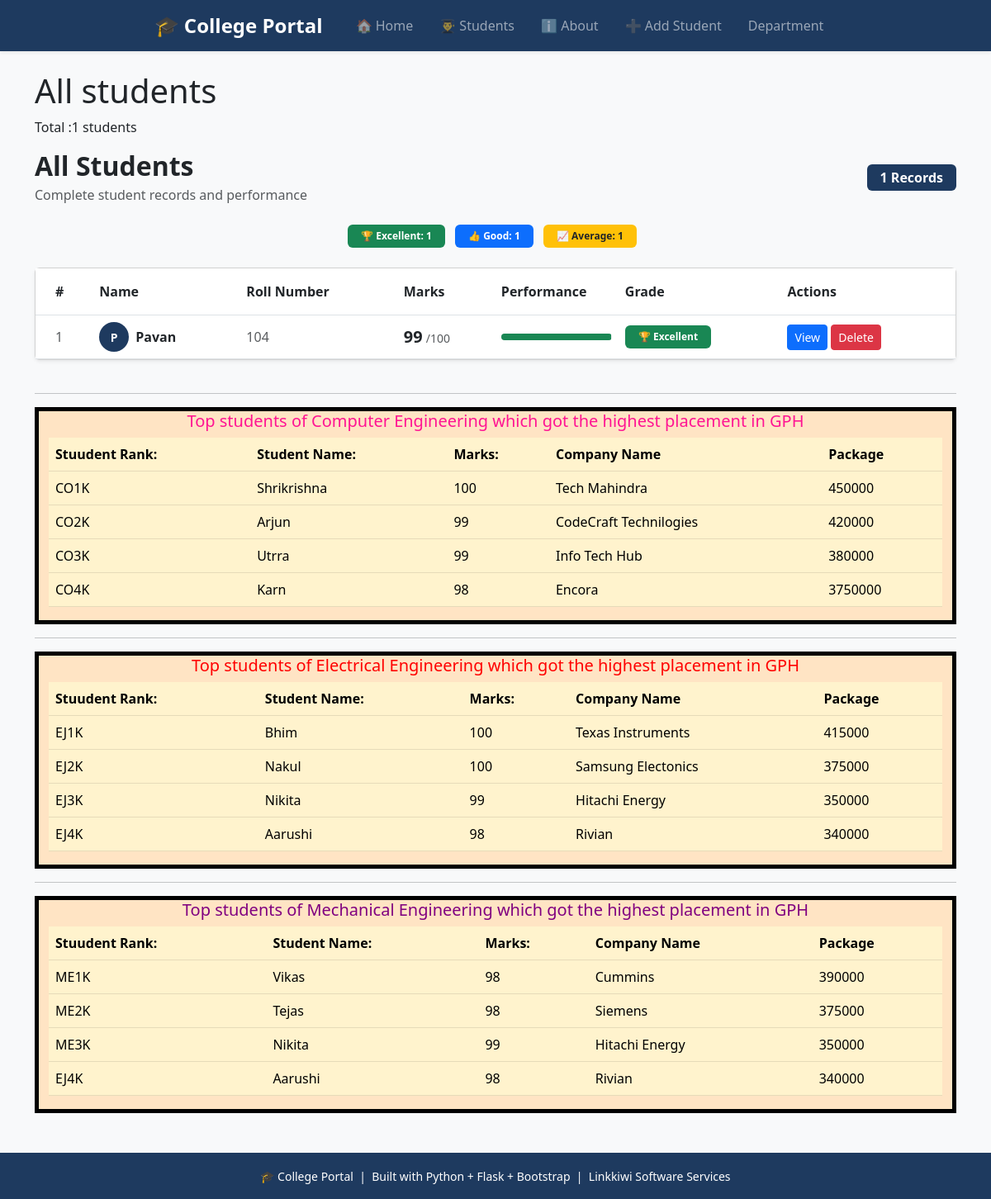
Before: /students with the older database file.
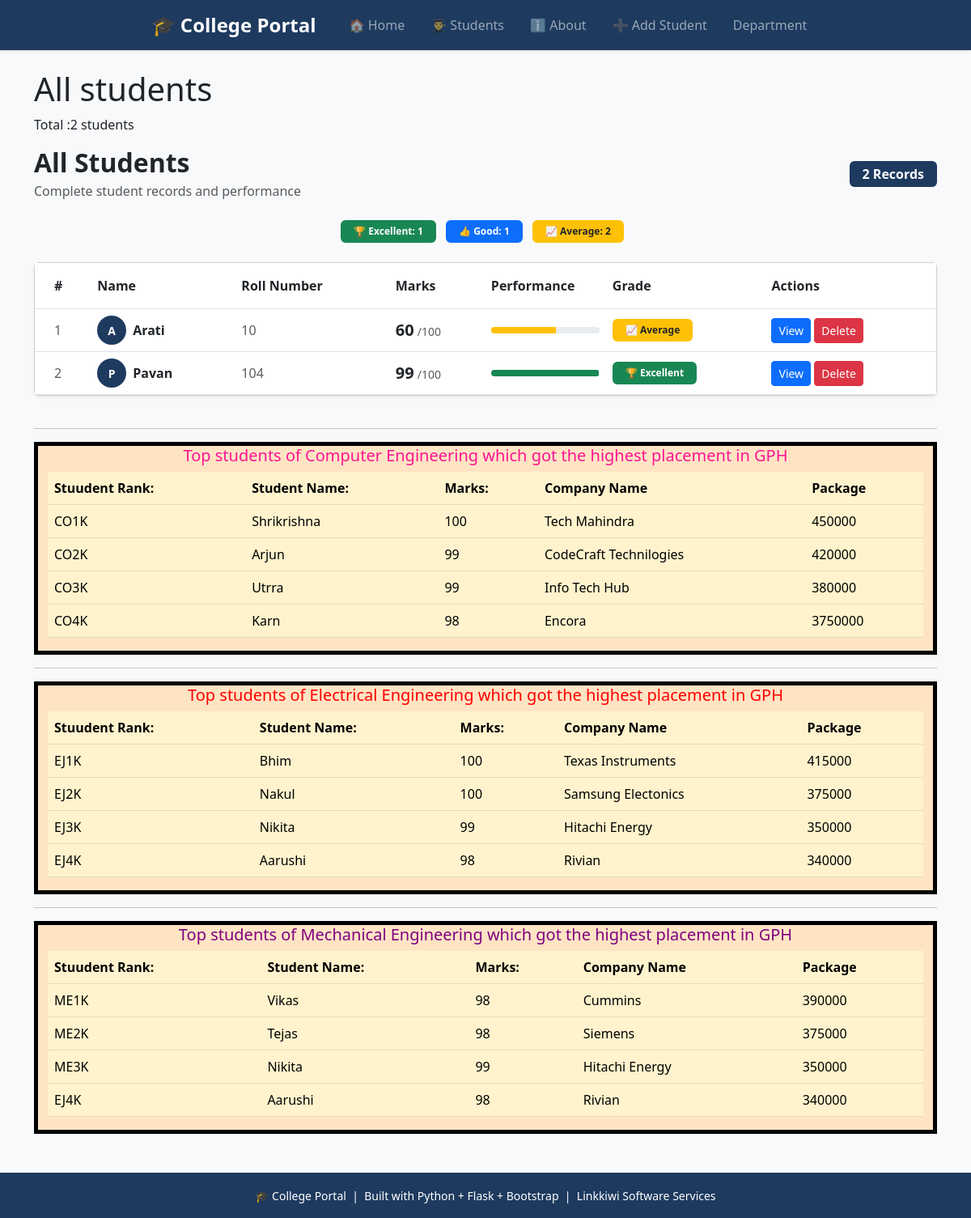
After: the same page with the newer database file.
### tables this page shows
CREATE TABLE students
                    (id INTEGER PRIMARY KEY AUTOINCREMENT,
                     name TEXT NOT NULL,
                     roll INTEGER NOT NULL,
                     marks INTEGER NOT NULL,
                     subject TEXT NOT NULL,
                     attendance INTEGER DEFAULT 0);

### app.py (the view)
@app.route("/students")
def students_page():
    conn = get_db()
    students = conn.execute('SELECT * FROM students ORDER BY id DESC').fetchall()
    conn.close()
    return render_template("students.html", students=students)

### database.py (called while the page is built)
def get_db():
    conn=sqlite3.connect('myproject.db')
    conn.row_factory=sqlite3.Row
    return conn

### templates/students.html (shortened to what this page needs)
{% extends 'base.html' %}
{% block content %}
<h1>All students</h1>
<p> Total :{{students|length}} students</p>
<div class="d-flex justify-content-between align-items-center mb-4">
    <div>
        <h2 class="fw-bold mb-1">All Students</h2>
        <p class="text-muted mb-0">
            Complete student records and performance
        </p>
    </div>
    <span class="badge fs-6 px-3 py-2"
          style="background-color: #1e3a5f;">
        {{ students|length }} Records
    </span>
</div>
<div class="row mb-4">
    {% set excellent = students|selectattr('marks','ge',90)|list %}
    {% set good      = students|selectattr('marks','ge',75)|list %}
    {% set average   = students|selectattr('marks','ge',60)|list %}
    <div class="col text-center">
        <span class="badge bg-success px-3 py-2 me-2">
            🏆 Excellent: {{ excellent|length }}
        </span>
        <span class="badge bg-primary px-3 py-2 me-2">
            👍 Good: {{ good|length }}
        </span>
        <span class="badge bg-warning text-dark px-3 py-2 me-2">
            📈 Average: {{ average|length }}
        </span>
    </div>
</div>
<div class="card shadow-sm">
    <div class="card-body p-0">
        <div class="table-responsive">
            <table class="table table-hover mb-0">
                <thead style="background-color: #1e3a5f; color:white;">
                    <tr>
                        <th class="py-3 ps-4">#</th>
                        <th class="py-3">Name</th>
                        <th class="py-3">Roll Number</th>
                        <th class="py-3">Marks</th>
                        <th class="py-3">Performance</th>
                        <th class="py-3">Grade</th>
                        <th class="py-3">Actions</th>
                    </tr>
                </thead>
                <tbody>
                    {% for student in students %}
                    <tr class="align-middle">
                        <td class="ps-4 text-muted">
                            {{ loop.index }}
                        </td>
                        <td>
                            <div class="d-flex align-items-center">
                                <div class="rounded-circle d-flex align-items-center
                                            justify-content-center me-2 text-white fw-bold"
                                     style="width:36px; height:36px; font-size:14px;
                                            background-color: #1e3a5f;">
                                    {{ student.name[0] }}
                                </div>
                                <span class="fw-bold">{{ student.name }}</span>
                            </div>
                        </td>
                        <td class="text-muted">{{ student.roll }}</td>
                        <td>
                            <span class="fw-bold fs-5">{{ student.marks }}</span>
                            <span class="text-muted small">/100</span>
                        </td>
                        <td style="width:150px;">
                            <div class="progress" style="height:8px;">
                                <div class="progress-bar
                                    {% if student.marks >= 90 %}bg-success
                                    {% elif student.marks >= 75 %}bg-primary
                                    {% elif student.marks >= 60 %}bg-warning
                                    {% else %}bg-danger{% endif %}"
                                    style="width: {{ student.marks|default(0) }}%;">
                                </div>
                            </div>
                        </td>
                        <td>
                            {% if student.marks >= 90 %}
                                <span class="badge bg-success px-3 py-2">
                                    🏆 Excellent
                                </span>
                            {% elif student.marks >= 75 %}
                                <span class="badge bg-primary px-3 py-2">
                                    👍 Good
                                </span>
                            {% elif student.marks >= 60 %}
                                <span class="badge bg-warning text-dark px-3 py-2">
                                    📈 Average
                                </span>
                            {% else %}
                                <span class="badge bg-danger px-3 py-2">
                                    ⚠️ Needs Help
                                </span>
                            {% endif %}
                        </td>
                        <td>
                            <a href="{{ url_for('student_detail', id=student.id) }}" class="btn btn-sm btn-primary">View</a>
                            <a href="{{ url_for('delete_student', id=student.id) }}" class="btn btn-sm btn-danger">Delete</a>
                        </td>
                    </tr>
                    {% endfor %}
                </tbody>
            </table>
        </div>
    </div>
</div>
<br/>
<hr/>
<div class="container " style="border:5px solid black; background-color:bisque">
    <div class="header">
        <center>
      <h5 style="color:deeppink">Top students of Computer Engineering which got the highest placement in GPH</h5>
        </center>
    </div>
    <table class="table table-warning">
           <thead>
              <tr>
                  <th>Stuudent Rank:</th>
                  <th>Student Name:</th>
                  <th>Marks:</th>
                  <th>Company Name</th>
                  <th>Package</th>
              </tr>
           </thead>
           <tr>
              <td>CO1K</td>
              <td>Shrikrishna</td>
              <td>100</td>
              <td>Tech Mahindra</td>
              <td>450000</td>
           </tr>
           <tr>
              <td>CO2K</td>
              <td>Arjun</td>
              <td>99</td>
              <td>CodeCraft Technilogies</td>
              <td>420000</td>
           </tr>
           <tr>
              <td>CO3K</td>
              <td>Utrra</td>
              <td>99</td>
              <td>Info Tech Hub</td>
              <td>380000</td>
           </tr>
           <tr>
              <td>CO4K</td>
              <td>Karn</td>
              <td>98</td>
              <td>Encora</td>
              <td>3750000</td>
           </tr>
       </table>
    </div>
       <hr/>
      <div class="container " style="border:5px solid black; background-color:bisque">
    <div class="header">
        <center>
      <h5 style="color:red">Top students of Electrical Engineering which got the highest placement in GPH</h5>
        </center>
    </div>
    <table class="table table-warning">
           <thead>
              <tr>
                  <th>Stuudent Rank:</th>
                  <th>Student Name:</th>
                  <th>Marks:</th>
                  <th>Company Name</th>
                  <th>Package</th>
              </tr>
           </thead>
           <tr>
              <td>EJ1K</td>
              <td>Bhim</td>
              <td>100</td>
              <td>Texas Instruments</td>
              <td>415000</td>
           </tr>
           <tr>
              <td>EJ2K</td>
              <td>Nakul</td>
              <td>100</td>
              <td>Samsung Electonics</td>
              <td>375000</td>
           </tr>
           <tr>
              <td>EJ3K</td>
              <td>Nikita</td>
              <td>99</td>
              <td>Hitachi Energy</td>
              <td>350000</td>
           </tr>
           <tr>
              <td>EJ4K</td>
              <td>Aarushi</td>
              <td>98</td>
              <td>Rivian</td>
              <td>340000</td>
           </tr>
       </table>
    </div>
       <hr/>
        <div class="container " style="border:5px solid black; background-color:bisque">
    <div class="header">
        <center>
      <h5 style="color:purple">Top students of Mechanical Engineering which got the highest placement in GPH</h5>
        </center>
    </div>
    <table class="table table-warning">
           <thead>
              <tr>
                  <th>Stuudent Rank:</th>
                  <th>Student Name:</th>
                  <th>Marks:</th>
                  <th>Company Name</th>
                  <th>Package</th>
              </tr>
           </thead>
           <tr>
              <td>ME1K</td>
              <td>Vikas</td>
              <td>98</td>
              <td>Cummins</td>
              <td>390000</td>
           </tr>
           <tr>
              <td>ME2K</td>
              <td>Tejas</td>
              <td>98</td>
              <td>Siemens</td>
              <td>375000</td>
           </tr>
           <tr>
              <td>ME3K</td>
              <td>Nikita</td>
              <td>99</td>
              <td>Hitachi Energy</td>
              <td>350000</td>
           </tr>
           <tr>
              <td>EJ4K</td>
              <td>Aarushi</td>
              <td>98</td>
              <td>Rivian</td>
              <td>340000</td>
           </tr>
       </table>
    </div>
{% endblock %}

### templates/Base.html (shortened to what this page needs)
<!DOCTYPE html>
<html lang="en">
<head>
    <link href="https://cdn.jsdelivr.net/npm/bootstrap@5.3.0/dist/css/bootstrap.min.css"
          rel="stylesheet">
</head>
<body class="bg-light">
    <nav class="navbar navbar-expand navbar-dark shadow-sm"
         style="background-color: #1e3a5f;">
        <div class="container justify-content-center">
            <a class="navbar-brand fw-bold fs-4 me-4" href="{{ url_for('home') }}">
                🎓 College Portal
            </a>
            <div class="navbar-nav">
                <a class="nav-link px-3" href="{{ url_for('home') }}">
                    🏠 Home
                </a>
                <a class="nav-link px-3" href="{{ url_for('students_page') }}">
                    👨‍🎓 Students
                </a>
                <a class="nav-link px-3" href="{{ url_for('about') }}">
                    ℹ️ About
                </a>
                <a class="nav-link px-3" href="{{ url_for('add_student') }}">
                    ➕ Add Student
                </a>
                <a class="nav-link px-3" href="{{ url_for('department')}}">
                    Department
                </a>
            </div>
        </div>
    </nav>
    <div class="container mt-4 mb-5">
        {% block content %}
        {% endblock %}
    </div>
    <footer style="background-color: #1e3a5f;" class="text-white text-center py-3 mt-5">
        <small>
            🎓 College Portal &nbsp;|&nbsp;
            Built with Python + Flask + Bootstrap &nbsp;|&nbsp;
            Linkkiwi Software Services
        </small>
    </footer>
</body>
</html>

### templates/Base.html (style rules this page uses)
:root { --brand: #1e3a5f; }

Changed rows visible on the page:
added students: name "A", name "Arati", roll "10", marks "60", shows "📈 Average"
Other visible differences:
{{ students|length }}: "1" → "2"
{{ average|length }}: "1" → "2"
